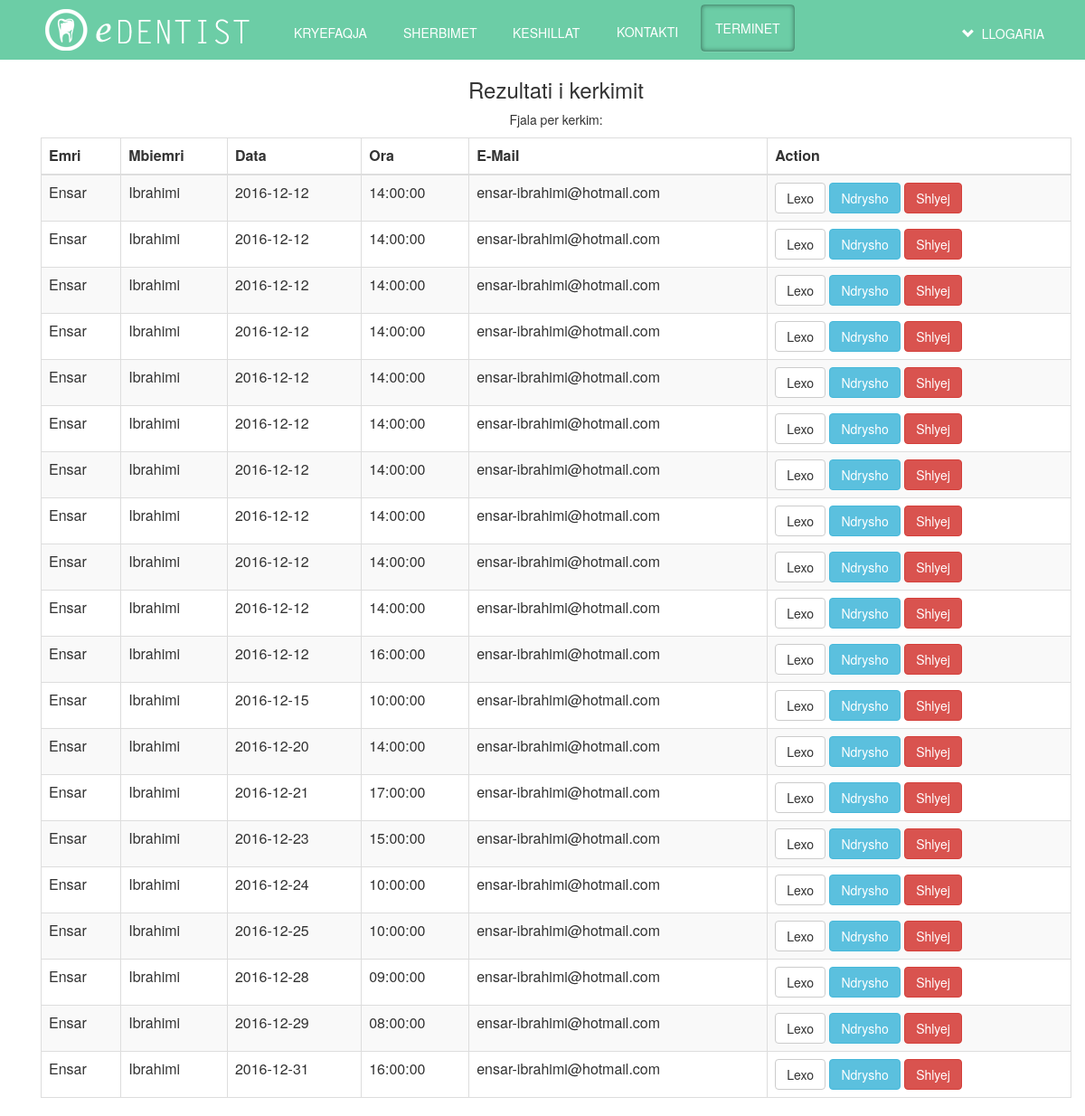
The page /CRUD/search.php (signed in) on the database as committed earlier.
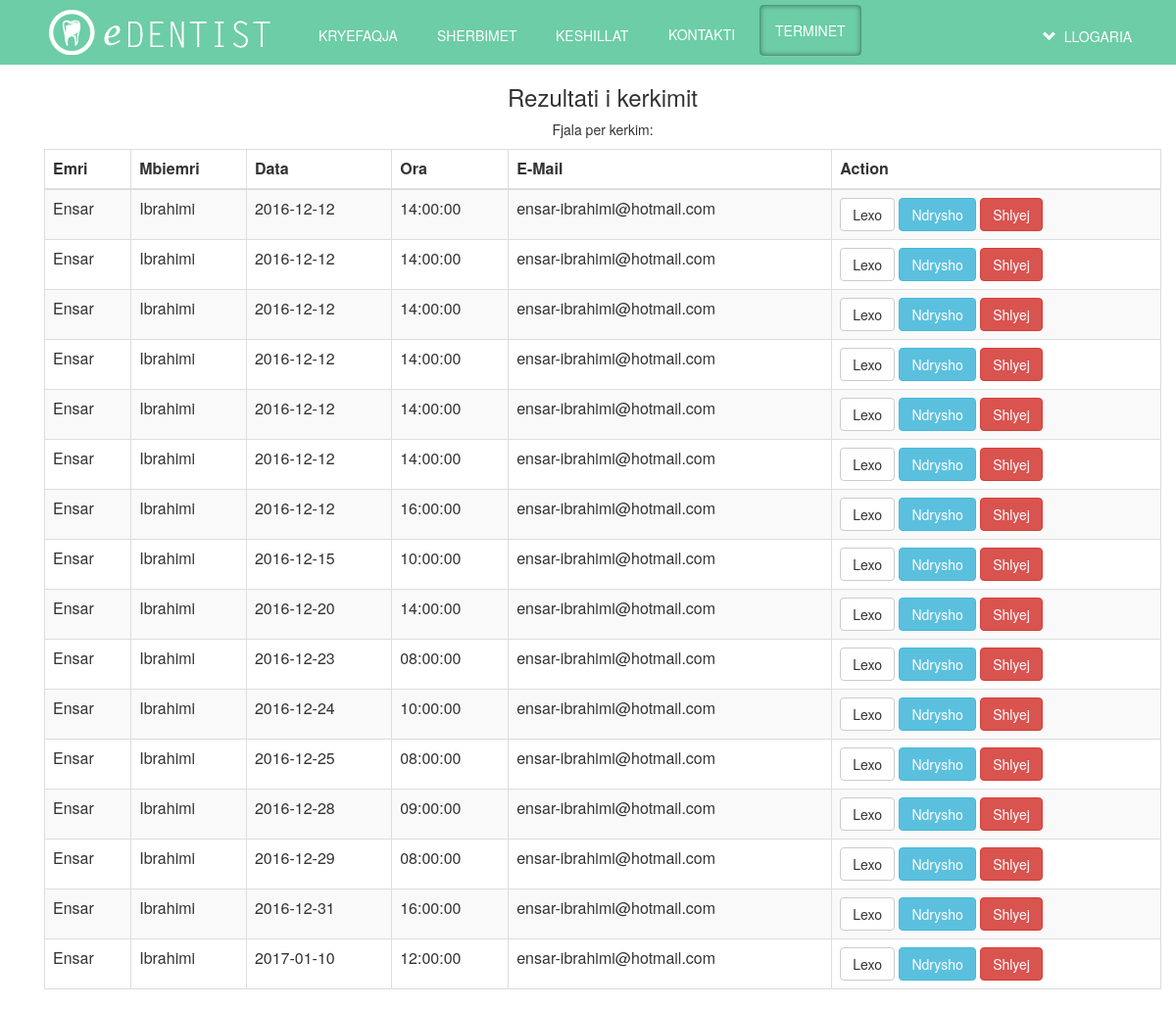
The same page on the database as committed later.
### tables this page shows
CREATE TABLE `user` (
  `user_id` int(11) NOT NULL,
  `username` varchar(100) NOT NULL,
  `password` varchar(100) NOT NULL,
  `name` varchar(100) NOT NULL,
  `surname` varchar(100) NOT NULL,
  `email` varchar(100) NOT NULL,
  `admin` tinyint(1) NOT NULL
);

CREATE TABLE `termini` (
  `id_termini` int(11) NOT NULL,
  `date` date NOT NULL,
  `time` time NOT NULL,
  `id_users` int(11) NOT NULL
);

### CRUD/search.php (the view, shortened to what this page needs)
<?php
if(!isset($_SESSION['logged_in']))
 {
     $message = "Nuk keni akses.";
     echo "<script type='text/javascript'>alert('$message');</script>" ;
      header("refresh:0 url=../index.php");
 }
 else{
     $term= null;
    if (!empty($_GET))
    {
        $term = $_GET['id'];
    }
    else{
    $term = $_POST['srch-term'];
    }
      ?>
 <head>
	<link rel="stylesheet" type="text/css" href="../css/mystyle.css">
	<link rel="stylesheet" type="text/css" href="../css/hover.css">
    <link href="../css/bootstrap.min.css" rel="stylesheet">
     <link rel="stylesheet" href="//code.jquery.com/ui/1.12.1/themes/base/jquery-ui.css">
    </head>
    <body>
   <div class = "navbar navbar-inverse navbar-fixed-top" id="header" >
   <div class = "container">
		   <div class="collapse navbar-collapse" id="navbar-collapse">
		   <ul class ="nav navbar-nav">
			  <li><a href= "../index.php?faqe=home" id="logo"></a></li>
                          <li><a href="../index.php?faqe=home" class="hvr-underline-from-left" id="links">KRYEFAQJA</a></li>
			<li><a href="../index.php?faqe=services" class="hvr-underline-from-left" id="links" >SHERBIMET </a></li>
                        <li><a href="../index.php?faqe=keshillat" class="hvr-underline-from-left" id="links">KESHILLAT </a></li>
			<li><a href="../index.php?faqe=contact" class="hvr-underline-from-left" id="links">KONTAKTI</a></li>
                         <li><a href="../index.php?faqe=terminet" class="hvr-underline-from-left" id="active" >TERMINET</a></li>
		 </ul>
                      <ul class="nav  pull-right" id="navbar-collapse" style="margin-top:5px;">
                           <li class="dropdown" id="menuLogin">
                               <a class="dropdown-toggle hvr-pulse" href="#" data-toggle="dropdown" id="links">
                                   <span class=" glyphicon glyphicon-chevron-down "></span>&nbsp;
                        <?php
                        if(isset($_SESSION['logged_in']) ){
                            echo 'LLOGARIA</a>';
                        }
                        else
                        {
                            echo 'LOG IN</a>';
                            echo '<div class="dropdown-menu" style="padding:20px;">';
                            include '../login.php';
                        }
                        ?>
                           </li>
                       </ul>
		 </div>
		 </div>
		 </div>
<div class ="container" id="content" align="center">
     <div class="container">
            <div class="row">
                <h3>Rezultati i kerkimit</h3>
                <p>Fjala per kerkim: <?php echo $term;?></p>
            </div>
                <table class="table table-striped table-bordered">
                  <thead>
                    <tr>
                      <th>Emri</th>
                      <th>Mbiemri</th>
                      <th>Data</th>
                      <th>Ora</th>
                      <th>E-Mail</th>
                      <th>Action</th>
                    </tr>
                  </thead>
                  <tbody>
                  <?php
                  $selektimi = "SELECT u.user_id, u.name, u.surname, t.date, t.time, u.email, t.id_termini,u.username FROM user AS u INNER JOIN termini AS t ON u.user_id=t.id_users WHERE u.username LIKE '".$_SESSION['username']."' AND (t.date LIKE '%".$term."%' OR t.time LIKE '%".$term."%')  ORDER BY `t`.`date` ASC, t.time ASC";
                    		$result = mysql_query($selektimi) or die ('invalid query:'. mysql_error());
                       if(mysql_num_rows($result)== 0 ){
            $message = "Nuk eshte gjetur asnje e dhene. Provoni perseri";
                        echo "<script type='text/javascript'>alert('$message');</script>";
                        header("refresh:0;url=../index.php?faqe=terminet");
        }
                else{
                       while($row = mysql_fetch_array($result))
                        {
			list($user_id, $name, $surname,  $date, $time, $email, $termini_id )=$row;
			echo '  <tr>';
			echo '<td>'.$name.'</td>';
			echo '<td>'.$surname.'</td>';
			echo '<td>'.$date.'</td>';
			echo '<td>'.$time.'</td>';
			echo '<td>'.$email.'</td>';
                        echo '<td><a class="btn btn-default" href="read.php?id='.$termini_id.'" >Lexo</a>';
                        echo '<a class="btn btn-info   " href="update.php?id='.$termini_id.'" >Ndrysho</a>';
                        echo '<a class="btn btn-danger" href="delete.php?id='.$termini_id.'" >Shlyej</a></td>';
			echo '  </tr>';
		}
                }
                  ?>
                  </tbody>
            </table>
     </div>
        </div>
 <?php }

Rows that differ between the two databases and show on the page:
no longer on one of the page's lists (row unchanged): user: name "Ensar", surname "Ibrahimi", termini.date "2016-12-25", termini.time "10:00:00", email "ensar-ibrahimi@hotmail.com", termini.date "2016-12-28", termini.time "09:00:00", termini.date "2016-12-29", termini.time "08:00:00", termini.date "2016-12-31", termini.time "16:00:00"
changed through a linked row, user "Ensar": termini.time "14:00:00" → "16:00:00"; termini.date "2016-12-12" → "2016-12-15"; termini.time "14:00:00" → "10:00:00"; termini.date "2016-12-12" → "2016-12-20"; termini.date "2016-12-12" → "2016-12-23"; termini.time "14:00:00" → "08:00:00"; termini.date "2016-12-12" → "2016-12-24"; termini.time "16:00:00" → "10:00:00"; termini.date "2016-12-15" → "2016-12-25"; termini.time "10:00:00" → "08:00:00"; termini.date "2016-12-20" → "2016-12-28"; termini.time "14:00:00" → "09:00:00"; termini.date "2016-12-21" → "2016-12-29"; termini.time "17:00:00" → "08:00:00"; termini.date "2016-12-23" → "2016-12-31"; termini.time "15:00:00" → "16:00:00"; termini.date "2016-12-24" → "2017-01-10"; termini.time "10:00:00" → "12:00:00"
